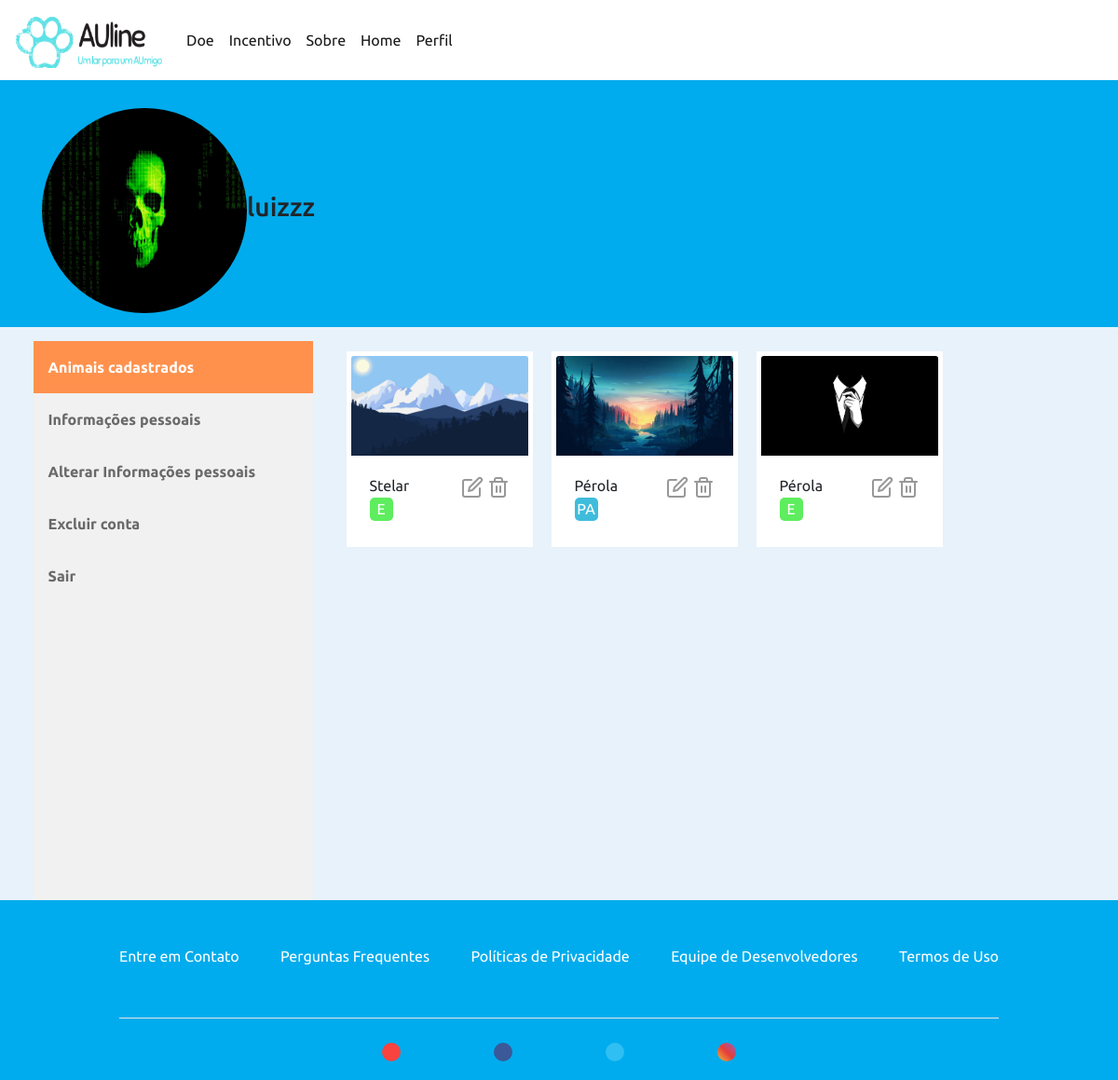
Screenshot of /perfil/animais (signed in) with the database file from the repository.
### users/models.py (models this page shows, shortened)
class Perfil(models.Model):
    user = models.OneToOneField(User, on_delete=models.CASCADE)
    data_de_nascimento = models.DateField('Data de nascimento', max_length=10)
    telefone = models.CharField('Telefone para contato', max_length=15)
    foto = models.ImageField('Foto de Perfil', upload_to='perfil', default='perfil/unknow.png')
    estado_usuario = models.CharField('Estado', max_length=50)
    cidade_usuario = models.CharField('Cidade', max_length=50, blank=True)
    rua_usuario = models.CharField('Rua', max_length=70, blank=True)

### publicacoes/models.py (models this page shows, shortened)
class Animal(models.Model):
    ESTADOS = (
        ('P', 'Perdido'),
        ('PA', 'Para Adoção'),
        ('E', 'Encontrado'),
    )
    SEXO = (
        ('F', 'Fêmea'),
        ('M', 'Macho'),
    )
    PORTE = (
        ('PE', 'Pequeno'),
        ('ME', 'Médio'),
        ('GR', 'Grande'),
    )
    nome = models.CharField('Nome', max_length=50)
    caracteristicas = models.TextField('Caracaterísticas')
    data_pub = models.DateTimeField('Data de Publicação', auto_now=True)
    imagem = models.ImageField('Imagem', upload_to='posts')
    categoria = models.CharField('Categoria', max_length=15, choices=ESTADOS, blank=True)
    sexo = models.CharField('Sexo', max_length=8, choices=SEXO, blank=True)
    porte = models.CharField('Porte', max_length=8, choices=PORTE, blank=True)
    usuario = models.ForeignKey(User, on_delete=models.CASCADE)
    vacinado = models.BooleanField('Vacinado', blank=True)
    vermifugado = models.BooleanField('Vermifugado', blank=True)
    castrado = models.BooleanField('Castrado', blank=True)
    estado = models.CharField('Estado', max_length=50)
    cidade = models.CharField('Cidade', max_length=50)
    rua = models.CharField('Rua', max_length=70)
    class Meta:
        ordering = ('-data_pub', )

### perfis/views.py (the view)
# urls.py: path('animais', perfil, name='animais'),
@login_required
def perfil(request):
    categorias = {}
    ids = []
    animais = Animal.objects.filter(usuario=request.user.id)
    usuario = User.objects.get(id=request.user.id)
    perfil_usuario = Perfil.objects.filter(user=request.user.id).first
    for animal in animais:
        categorias[animal.id] = animal.categoria
        ids.append(animal.id)
    contexto = {
        'animais':animais,
        'usuario':usuario,
        'perfil_usuario':perfil_usuario,
        'ids':ids,
        'categorias':categorias,
    }
    return render(request, 'perfil.html', contexto)

### templates/perfil.html (shortened to what this page needs)
{% extends 'base.html' %}
{% load static %}
{% block complemento %}
    <link rel="stylesheet" href="{% static 'css/perfil.css' %}">
{% endblock complemento %}
{% block conteudo %}
    <body onload="CategoriaAnimal();" >
        <div class="container" style="background-color:#00ACED;">
            <div class="row">
                <div class="profilebar">
                    <img src="../media/{{perfil_usuario.foto}}" alt="{{usuario.username}}" class="img-profile">
                    <h3>{{usuario.username}}</h3>
                </div>
            </div>
        </div>
        <div class="container">
            <div class="row-profile">
                <div class="sidebar">
                    <a class="active" href="{% url 'animais'%}">Animais cadastrados</a>
                    <a href="{% url 'informacoes-pessoais'%}">Informações pessoais</a>
                    <a href="{% url 'alterar-informacoes' usuario.id %}">Alterar Informações pessoais</a>
                    <a href="{% url 'excluir-conta' usuario.id %}">Excluir conta</a>
                    <a href="{% url 'logout' %}">Sair</a>
                </div>
                <div class="content-profile">
                    {% for animal in animais %}
                        <div class="card-perfil">
                            <img class="card-img-top img-profile-animal"
                            src="../media/{{animal.imagem}}" alt="{{animal.nome}}">
                            <div class="card-body">
                                <div class="card-body-top">
                                    <p>{{animal.nome}}</p>
                                    <div>
                                        <a href="{% url 'editar-animal' animal.id %}" class="icon-crud">
                                            <img src="{% static 'imagens/edit.svg' %}" alt="editar">
                                        </a>
                                        <a href="{% url 'excluir-animal' animal.id %}" class="icon-crud">
                                            <img src="{% static 'imagens/trash-2.svg' %}" alt="apagar">
                                        </a>
                                    </div>
                                </div>
                                <div class="carac" id="{{animal.id}}">
                                    <p>{{animal.categoria}}</p>
                                </div>
                            </div>
                        </div>
                    {% endfor %}
                </div>
            </div>
        </div>
    </body>
{% endblock conteudo %}

### static/css/style.css (style rules this page uses)
body { background-color: #E7F2FA; font-family: 'Ubuntu', sans-serif; }
* { margin:0; padding: 0; box-sizing: border-box }
.container { max-width: none; width: 100%; display: flex; height: 100%; justify-content: center; }
.row { display: flex; justify-content: center; margin-top: 15px; align-items: center; width: 100%; max-width: 1200px; }
.card-body .carac { height: 25px; width: 25px; color: #ffffff; display: flex; justify-content: center; align-items: center; border-radius: 5px; }
.card-body .carac p { margin-top: 15px; }

### static/css/perfil.css (style rules this page uses)
.row-profile { display: flex; justify-content: center; margin-top: 15px; width: 100%; max-width: 1200px; min-height: 600px; flex-direction: row; }
.profilebar { background-color: #00ACED; width: 100%; height: 250px; display: flex; justify-content: start; align-items: center; }
.img-profile { border-radius: 200px; height: 220px; width: 220px; margin-left: 30px; }
.sidebar { margin: 0; padding: 0; width: 30%; min-width:250px; max-width: 300px; background-color: #f1f1f1; overflow: auto; }
.sidebar a { display: block; color: rgb(105, 105, 105); padding: 16px; text-decoration: none; font-weight: 700; width: 100%; }
.sidebar a.active { background-color: #FF914D; color: white; }
.content-profile { margin-left: 10px; padding: 1px 16px; width: 70%; display: flex; flex-direction: row; flex-wrap: wrap; }
.card-perfil { margin: 10px; padding: 5px; height: 210px; width: 200px; background-color: #ffffff; }
.img-profile-animal { max-width: 190px; }
.card-perfil .card-body .card-body-top { display: flex; flex-direction: row; justify-content: space-between; height: 25px; }
.card-perfil .card-body .card-body-top .icon-crud { opacity: 0.4; text-decoration: none; }

### rows the page displays
Perfil: foto (picture)
Animal: imagem (picture), nome "Stelar", categoria "E"
Animal: imagem (picture), nome "Pérola", categoria "PA"
Animal: imagem (picture), nome "Pérola", categoria "E"

### other values shown
{{ usuario.username }} "luizzz"
